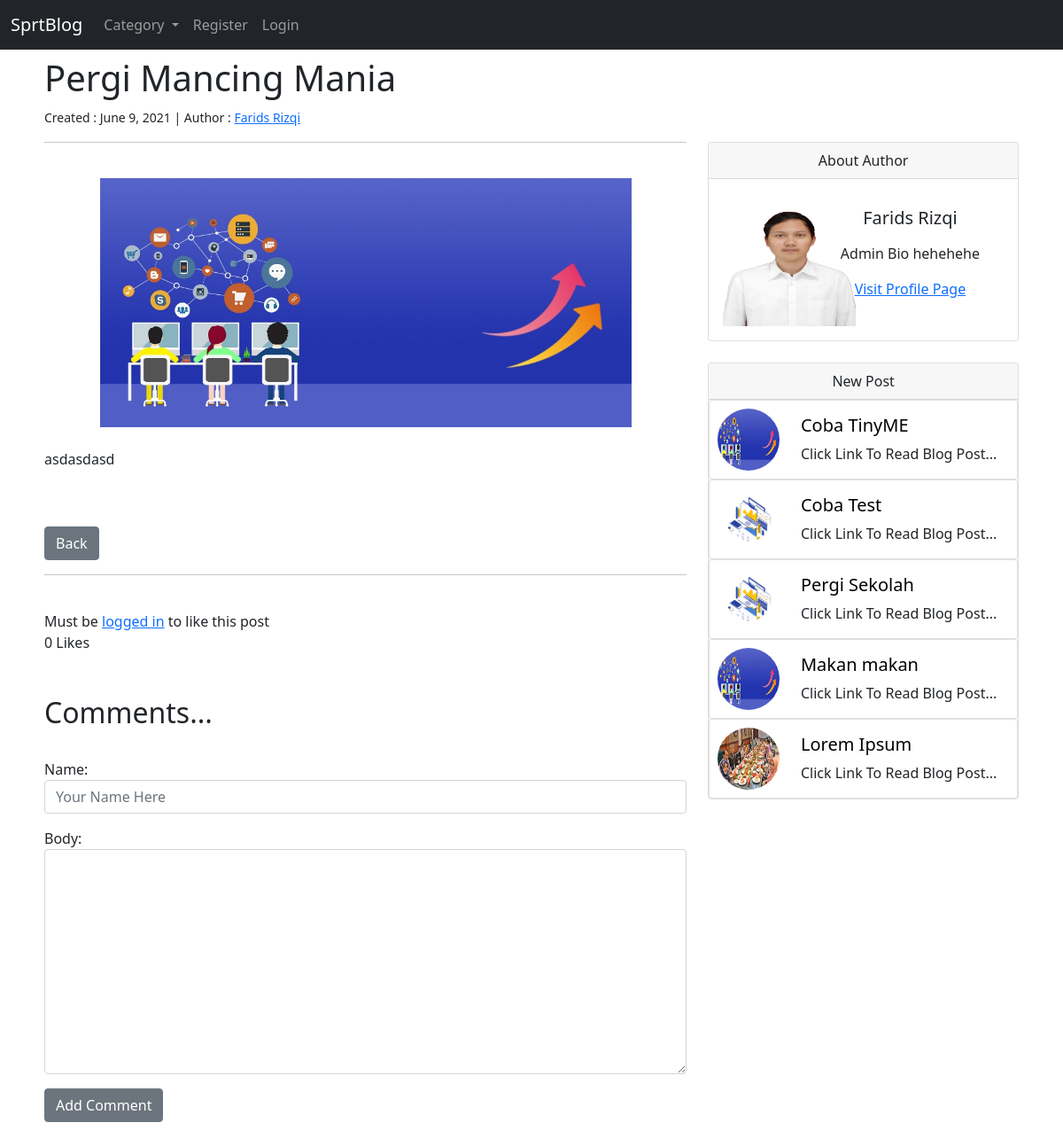
Screenshot of /article/17 with the database file from the repository.
### theblog/models.py (models this page shows, shortened)
class Post(models.Model):
    title = models.CharField(max_length=255)
    header_image = models.ImageField(null=True,blank=True, upload_to='images/')
    title_tag = models.CharField(max_length=255, default="My Blog")
    author = models.ForeignKey(User, on_delete=models.CASCADE)
    body = HTMLField(blank=True, null=True)
    post_date = models.DateField(auto_now_add=True)
    category = models.CharField(max_length=255, default='other')
    snippet = models.CharField(max_length=255, default='Click Link To Read Blog Post...')
    likes = models.ManyToManyField(User, related_name='blog_post')
    def total_likes(self):
        return self.likes.count()

class Profile(models.Model):
    user = models.OneToOneField(User, null=True, on_delete=models.CASCADE)
    bio = models.TextField()
    profile_pic = models.ImageField(null=True,blank=True, upload_to='images/profile/', default='theblog/images/defaultpic.jpg')
    instagram = models.CharField(max_length=255,null=True,blank=True)
    github = models.CharField(max_length=255,null=True,blank=True)
    linkedin = models.CharField(max_length=255,null=True,blank=True)

### theblog/views.py (the view, shortened to what this page needs)
# urls.py: path('article/<int:pk>', ArticleDetailView.as_view(), name='article-detail'),
class ArticleDetailView(FormMixin,DetailView):
    model = Post
    template_name = 'article_details.html'
    form_class = CommentForm
    slug_field = 'slug'
    def get_context_data(self, *args, **kwargs):
        cat_menu = Category.objects.all()
        new_post = Post.objects.all().order_by('-id')[:5]
        context = super(ArticleDetailView, self).get_context_data(*args, **kwargs)
        context["cat_menu"] = cat_menu
        stuff = get_object_or_404(Post, id=self.kwargs['pk'])
        total_likes = stuff.total_likes()
        liked = False
        if stuff.likes.filter(id = self.request.user.id).exists():
            liked = True
        context["total_likes"] = total_likes
        context['liked'] = liked
        context['new_post'] = new_post
        context['form'] = CommentForm(initial={'post': self.object.pk})
        return context

### theblog/forms.py
class CommentForm(forms.ModelForm):
    class Meta:
        model = Comment
        fields = ('name','body')
        widgets = {
            'name' : forms.TextInput(attrs={'class': 'form-control', 'placeholder':'Your Name Here'}),
            'body' : forms.Textarea(attrs={'class': 'form-control'}),
        }

### theblog/models.py (called while the page is built)
    def __str__(self):
        return self.name

### theblog/templates/article_details.html (shortened to what this page needs)
{% extends "base.html" %}
{% load static %}
{% block content %}
<h1>{{ post.title }}</h1>
<small>Created : {{ post.post_date }} | </small>
<small>Author : <a href="{% url 'show_profile_page' post.author.profile.id %}"}>{{ post.author.first_name }} {{ post.author.last_name }}</a></small>
<hr>
<br/>
<div class="d-flex align-items-center justify-content-center">
{% if post.header_image %}
    <img src="{{ post.header_image.url }}" height=250 width=600 class="img-fluid" alt="Responsive image">
{% else %}
    <img src="{% static 'theblog/images/defaultheaderbanner.jpg' %}" width=600 height=250 class="img-fluid" alt="Responsive image">
{% endif %}
</div>
  <br>
{{ post.body|safe }}
<br/><br/>
<p><a href="{% url 'home' %}" class="btn btn-secondary">Back</a>
</p>
<hr>
<br/>
<form action="{% url 'like_post' post.pk %}" method="POST">
    {% if user.is_authenticated %}
        {% if liked %}
            <button type="submit" name="post_id" value="{{ post.id }}" class="btn btn-danger btn-sm">Unlike</button>
        {% else %}
            <button type="submit" name="post_id" value="{{ post.id }}" class="btn btn-primary btn-sm">Like</button>
        {% endif %}
    {% else %}
        Must be <a href="{% url 'login' %}">logged in</a> to like this post
    {% endif %}
    <br>{{ total_likes }} Likes
</form>
  <br><br/>
  <h2>Comments...</h2>
  <br/>
  <form method="POST">
        {{ form.as_p }}
    <button type="" class="btn btn-secondary">Add Comment</button>
</form>
{% endblock %}
{% block sidecontent %}
<br><br><br><br>
<div class="card text-center">
  <div class="card-header">
    About Author
  </div>
  <div class="card-body">
    <div class="row g-0">
      <div class="col-md-4">
        {% if post.author.profile.profile_pic.url %}
          <img src="{{ post.author.profile.profile_pic.url }}" width=150 height=150>
        {% else %}
          <img src="{% static 'theblog/images/defaultpic.jpg' %}" width=150 height=200>
        {% endif %}
      </div>
      <div class="col-md-8">
        <div class="card-body">
          <h5 class="card-title">{{ post.author.first_name }} {{ post.author.last_name }}</h5>
          <p class="small text-muted">
          <p class="card-text"> {{ post.author.profile.bio|truncatechars:18 }}</p>
          <a href="{% url 'show_profile_page' post.author.profile.id %}">Visit Profile Page</a>
        </div>
      </div>
    </div>
  </div>
</div>
<br>
<div class="card text-center">
  <div class="card-header">
    New Post
  </div>
  {% for post in new_post %}
          <div class="card w-90">
            <div class="row g-0">
              <div class="col-md-3 d-flex align-items-center justify-content-center">
                {% if post.header_image.url != 0 %}
                  <img src="{{ post.header_image.url }}" class="rounded-circle" width=70 height=70>
                {% else %}
                  <img src="{% static 'theblog/images/defaultheader.png' %}" class="rounded-circle" width=50 height=50>
                {% endif %}
              </div>
              <div class="col-md-9">
                <div class="card-body text-start">
                  <h5 class="card-title"><a href="{% url 'article-detail' post.pk %}" style="text-decoration:none;color:black;">{{post.title}}</a></h5>
                  <p class="card-text">{{ post.snippet|truncatechars:35 }}</p>
                </div>
              </div>
            </div>
          </div>
          {% endfor %}
</div>
{% endblock %}

### rows the page displays
Post: title "Pergi Mancing Mania", post_date "June 9, 2021", author.first_name "Farids", author.last_name "Rizqi", body "asdasdasd", author.profile.profile_pic (picture), author.profile.bio "Admin Bio hehehehe"
Post: header_image (placeholder picture), title "Coba TinyME", snippet "Click Link To Read Blog Post..."
Post: title "Coba Test", snippet "Click Link To Read Blog Post..."
Post: title "Pergi Sekolah", snippet "Click Link To Read Blog Post..."
Post: header_image (placeholder picture), title "Makan makan", snippet "Click Link To Read Blog Post..."
Post: header_image (picture), title "Lorem Ipsum", snippet "Click Link To Read Blog Post..."

### other values shown
{{ total_likes }} "0"
